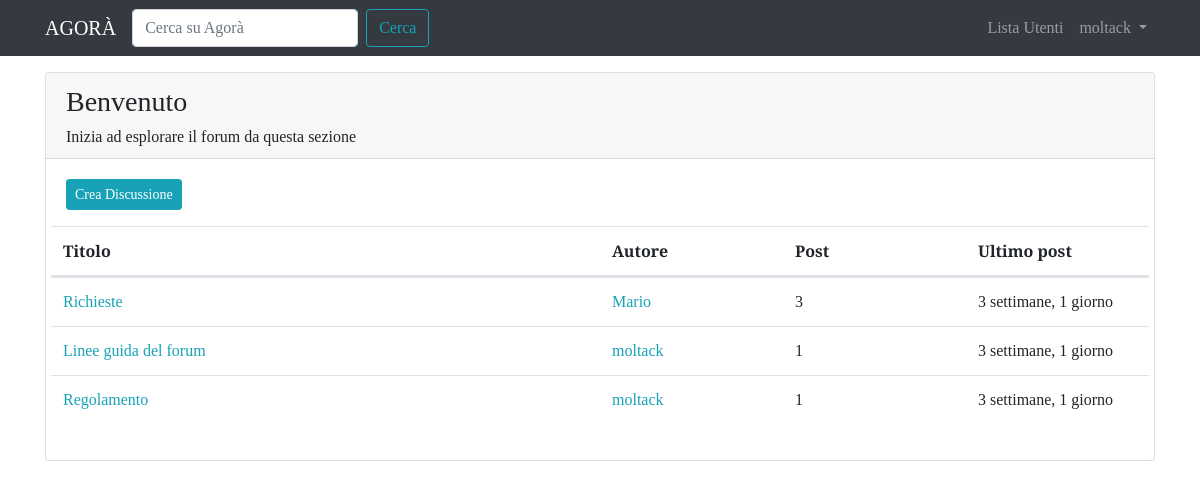
The app's page /forum/section/17/ (signed in) with its own data.
### forum/models.py (models this page shows, shortened)
class BaseModel(models.Model):
    objects = models.Manager()
    class Meta:
        abstract = True

class Section(BaseModel):
    name = models.CharField(max_length=80)
    description = models.CharField(max_length=150, blank=True, null=True)
    logo = models.ImageField(blank=True, null=True, default='image_empty.png')
    class Meta:
        verbose_name = 'Sezione'
        verbose_name_plural = 'Sezioni'
        ordering = ['name']

class Discussion(BaseModel):
    title = models.CharField(max_length=120)
    creation_date = models.DateTimeField(auto_now_add=True)
    discussion_author = models.ForeignKey(User, on_delete=models.CASCADE, related_name='discussions')
    discussion_section = models.ForeignKey(Section, on_delete=models.CASCADE)
    def get_absolute_url(self):
        return reverse('discussion_view', kwargs={'pk': self.pk})
    class Meta:
        verbose_name = 'Discussione'
        verbose_name_plural = 'Discussioni'
        ordering = ['creation_date']

class Post(BaseModel):
    post_author = models.ForeignKey(User, on_delete=models.CASCADE, related_name='posts')
    content = models.TextField()
    creation_date = models.DateTimeField(auto_now_add=True)
    post_discussion = models.ForeignKey(Discussion, on_delete=models.CASCADE)
    class Meta:
        verbose_name = 'Post'
        verbose_name_plural = 'Post'
        ordering = ['creation_date']

### forum/views.py (the view)
# urls.py: path('section/<int:pk>/', views.section_view, name='section_view'),
def section_view(request, pk):
    section = get_object_or_404(Section, pk=pk)
    discussions = Discussion.objects.filter(
        discussion_section=section
    ).order_by('-creation_date')
    context = {
        'section': section,
        'discussions': discussions
    }
    return render(request, 'forum/section_it.html', context)

### forum/templates/forum/section_it.html (shortened to what this page needs)
{% extends 'base.html' %}
{% block content %}
  <div class="card my-3">
    <div class="card-header">
      <h3>{{ section.name }}</h3>
      {% if section.description %}
        <h6 class="card-text">{{ section.description }}</h6>
      {% endif %}
    </div>
    <div class="card-body">
      <a class="btn btn-sm btn-info" href="{% url 'new_discussion' pk=section.pk%}">Crea Discussione</a>
      <table class="table mt-3">
        <thead>
          <tr class="row">
            <th class="col-lg-6 col-5">Titolo</th>
            <th class="col-lg-2 col-3">Autore</th>
            <th class="d-none d-lg-inline col-lg-2">Post</th>
            <th class="col-lg-2 col-4">Ultimo post</th>
          </tr>
        </thead>
        <tbody>
          <tr class="row">
            {% for discussion in discussions %}
              <td class="col-lg-6 col-5">
                <a href="{{ discussion.get_absolute_url }}">{{ discussion.title }}</a>
              </td>
              <td class="col-lg-2 col-3">
                <a href="{% url 'user_profile' username=discussion.discussion_author.username %}">{{ discussion.discussion_author }}</a>
              </td>
              <td class="d-none d-lg-inline col lg-2">{{ discussion.post_set.count }}</td>
              <td class="col-lg-2 col-4">{{ discussion.post_set.last.creation_date|timesince }}</td>
            {% endfor %}
          </tr>
        </tbody>
      </table>
    </div>
  </div>
{% endblock %}

### templates/base.html (shortened to what this page needs)
{% load static %}
<!doctype html>
<html lang="it">
  <head>
    <link rel="stylesheet" href="https://cdn.jsdelivr.net/npm/bootstrap@4.6.0/dist/css/bootstrap.min.css">
    <link rel="stylesheet" href="{% static 'css/agora.css' %}">
  </head>
  <body>
    <nav class="navbar navbar-expand-lg navbar-dark bg-dark">
      <div class="container">
        <a class="navbar-brand" href="/">AGORÀ</a>
        <div class="collapse navbar-collapse" id="navbarSupportedContent">
          <form class="form-inline my-2 my-lg-0" action="{% url 'search_bar' %}">
            <input name="search" class="form-control mr-sm-2" type="search" placeholder="Cerca su Agorà" aria-label="Search">
            <button class="btn btn-outline-info my-2 my-sm-0" type="submit">Cerca</button>
          </form>
          <ul class="navbar-nav ml-auto">
            <li class="nav-item">
              <a class="nav-link" href="{% url 'users_list' %}">Lista Utenti <span class="sr-only">(current)</span></a>
            </li>
            {% if request.user.is_authenticated %}
              <li class="nav-item dropdown">
                <a class="nav-link dropdown-toggle" href="#" id="navbarDropdown" role="button" data-toggle="dropdown" aria-haspopup="true" aria-expanded="false">
                  {{ request.user.username }}
                </a>
              </li>
            {% endif %}
          </ul>
        </div>
      </div>
    </nav>
    <div class="container">
      {% block content %}
      {% endblock %}
    </div>
  </body>
</html>

### static-storage/css/agora.css (style rules this page uses)
body { font-family: 'Slabo 27px', serif; }
a, a:hover { color: #17a2b8; }

### records on screen
Section: name "Benvenuto", description "Inizia ad esplorare il forum da questa sezione"
Discussion: title "Richieste", discussion_author "Mario", post_set.count "3", post_set.last.creation_date "3 settimane, 1 giorno"
Discussion: title "Linee guida del forum", discussion_author "moltack", post_set.count "1", post_set.last.creation_date "3 settimane, 1 giorno"
Discussion: title "Regolamento", discussion_author "moltack", post_set.count "1", post_set.last.creation_date "3 settimane, 1 giorno"

### other values on screen
{{ request.user.username }} "moltack"
